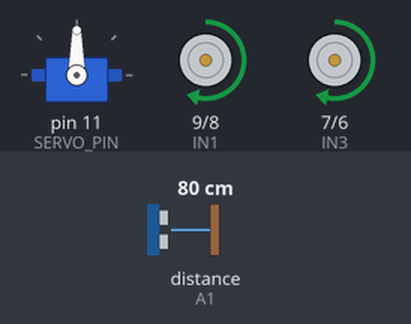
Bench run of a sketch on a simulated Arduino Uno, built with avr-gcc and run on an emulated ATmega328P. On the bench: servo, motor-driver pin pairs drawn as motors (green arrow = first pin HIGH = forward, orange = second pin HIGH = backward, longer = more drive, scaled by the enable pin). Wiring (inferred from the names in the program): ultrasonic range finder: trigger A0; echo A1. Inputs (shaded band) come from the test bench; at power-on: distance to the obstacle (sensor on A1) 80 cm. The echo pulse lasts 58.3 µs per cm.

Above: at 2.2 s.
2.3 s: distance to the obstacle (sensor on A1) set to 29 cm
3.8 s: distance to the obstacle (sensor on A1) set to 24 cm
At 5.0 s:
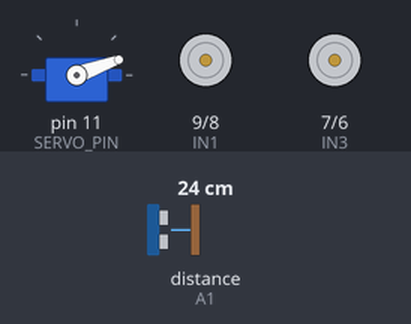
At 6.5 s:
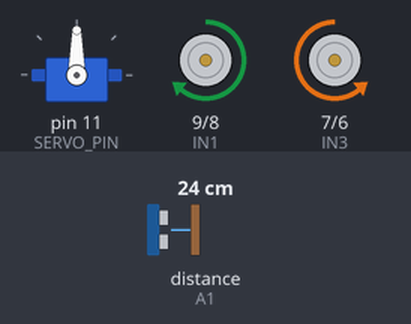
6.8 s: distance to the obstacle (sensor on A1) set to 35 cm
9.8 s: distance to the obstacle (sensor on A1) set to 2 cm
At 10.5 s:
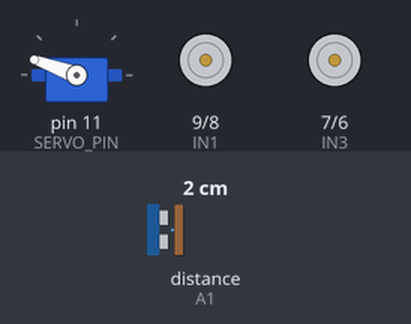
Timing chart, 0 to 13.8 s (numbered marks = the images above; inputs shaded):
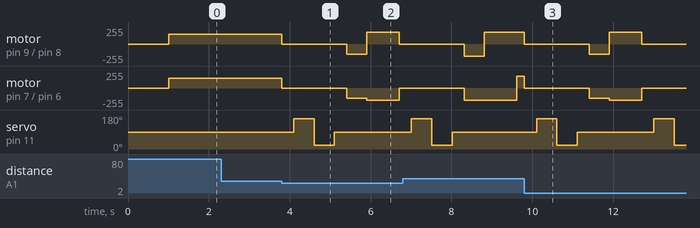

Measured:
- the behaviour switches between 27 and 26 cm on distance to the obstacle (sensor on A1) (found by bisection; images 0 and 1)
- after the input at 2.3 s, every drawn part: stays the same
- after the input at 3.8 s, motor on pin 9 (IN1) / pin 8 (IN2): forward 150/255 → stopped at once, → backward 150/255 1.6 s later, → forward 180/255 0.50 s later, → stopped 0.80 s later; motor on pin 7 (IN3) / pin 6 (IN4): forward 150/255 → stopped at once, → backward 150/255 1.6 s later, → backward 180/255 0.50 s later, → stopped 0.80 s later
- after the input at 9.8 s, motor on pin 9 (IN1) / pin 8 (IN2): forward 180/255 → stopped at once, → backward 150/255 1.6 s later, → forward 180/255 0.50 s later, → stopped 0.80 s later; motor on pin 7 (IN3) / pin 6 (IN4): forward 180/255 → stopped at once, → backward 150/255 1.6 s later, → backward 180/255 0.50 s later, → stopped 0.80 s later

The sketch:

Arduino_code.ino
```cpp
#include <Servo.h>

// ==========================================
// PIN DEFINITIONS
// ==========================================
// L293D Motor Driver Pins
const int ENA = 10; // Left Motor Speed (PWM)
const int IN1 = 9;  // Left Motor Forward
const int IN2 = 8;  // Left Motor Reverse

const int ENB = 5;  // Right Motor Speed (PWM)
const int IN3 = 7;  // Right Motor Forward
const int IN4 = 6;  // Right Motor Reverse

// HC-SR04 Ultrasonic Sensor Pins
const int TRIG_PIN = A0;
const int ECHO_PIN = A1;

// Servo Motor Pin
const int SERVO_PIN = 11;

// ==========================================
// TUNING PARAMETERS
// ==========================================
const int MIN_DISTANCE = 25;       // Minimum safe distance in centimeters
const int BASE_SPEED = 150;        // Motor speed (0-255). Lower if it moves too erratically.
const int TURN_SPEED = 180;        // Speed used when turning
const int TURN_DELAY = 400;        // Milliseconds to spin before stopping (tune this to achieve a ~90 degree turn)

// ==========================================
// GLOBAL VARIABLES
// ==========================================
Servo sensorServo;
int distanceAhead = 0;

void setup() {
  Serial.begin(9600); // For debugging

  // Initialize Motor Pins
  pinMode(ENA, OUTPUT);
  pinMode(IN1, OUTPUT);
  pinMode(IN2, OUTPUT);
  pinMode(ENB, OUTPUT);
  pinMode(IN3, OUTPUT);
  pinMode(IN4, OUTPUT);

  // Initialize Sensor Pins
  pinMode(TRIG_PIN, OUTPUT);
  pinMode(ECHO_PIN, INPUT);

  // Initialize Servo
  sensorServo.attach(SERVO_PIN);
  sensorServo.write(90); // Center the servo (Look straight ahead)
  delay(1000); // Give servo time to reach center
}

void loop() {
  // 1. Check the path straight ahead
  distanceAhead = getDistance();

  // 2. Evaluate if the path is clear
  if (distanceAhead > MIN_DISTANCE || distanceAhead == 0) {
    // Path is clear (or 0 means out of range/no echo)
    moveForward(BASE_SPEED);
  } else {
    // 3. Obstacle detected! Execute avoidance sequence
    stopMotors();
    delay(300); // Pause to settle chassis

    // Scan environment
    int leftDistance = lookLeft();
    int rightDistance = lookRight();

    // Return to center
    sensorServo.write(90);
    delay(300);

    // 4. Decide on the best path
    if (leftDistance > rightDistance && leftDistance > MIN_DISTANCE) {
      turnLeft();
    } else if (rightDistance > leftDistance && rightDistance > MIN_DISTANCE) {
      turnRight();
    } else {
      // Both sides are blocked or too close. Reverse and turn around.
      moveBackward(BASE_SPEED);
      delay(500); // Back up for half a second
      turnRight(); // Spin to escape
      turnRight(); // Spin more
    }
  }
}

// ==========================================
// MOTOR CONTROL FUNCTIONS
// ==========================================

void moveForward(int speed) {
  analogWrite(ENA, speed);
  analogWrite(ENB, speed);
  digitalWrite(IN1, HIGH);
  digitalWrite(IN2, LOW);
  digitalWrite(IN3, HIGH);
  digitalWrite(IN4, LOW);
}

void moveBackward(int speed) {
  analogWrite(ENA, speed);
  analogWrite(ENB, speed);
  digitalWrite(IN1, LOW);
  digitalWrite(IN2, HIGH);
  digitalWrite(IN3, LOW);
  digitalWrite(IN4, HIGH);
}

void turnLeft() {
  // To turn left, left wheels go backward, right wheels go forward (Zero-turn)
  analogWrite(ENA, TURN_SPEED);
  analogWrite(ENB, TURN_SPEED);
  digitalWrite(IN1, LOW);
  digitalWrite(IN2, HIGH);
  digitalWrite(IN3, HIGH);
  digitalWrite(IN4, LOW);
  delay(TURN_DELAY);
  stopMotors();
}

void turnRight() {
  // To turn right, right wheels go backward, left wheels go forward
  analogWrite(ENA, TURN_SPEED);
  analogWrite(ENB, TURN_SPEED);
  digitalWrite(IN1, HIGH);
  digitalWrite(IN2, LOW);
  digitalWrite(IN3, LOW);
  digitalWrite(IN4, HIGH);
  delay(TURN_DELAY);
  stopMotors();
}

void stopMotors() {
  digitalWrite(IN1, LOW);
  digitalWrite(IN2, LOW);
  digitalWrite(IN3, LOW);
  digitalWrite(IN4, LOW);
  analogWrite(ENA, 0);
  analogWrite(ENB, 0);
}

// ==========================================
// SENSOR & SCANNING FUNCTIONS
// ==========================================

int getDistance() {
  // Clear the trig pin
  digitalWrite(TRIG_PIN, LOW);
  delayMicroseconds(2);

  // Fire a 10 microsecond pulse
  digitalWrite(TRIG_PIN, HIGH);
  delayMicroseconds(10);
  digitalWrite(TRIG_PIN, LOW);

  // Read the echo return time
  long duration = pulseIn(ECHO_PIN, HIGH, 30000); // 30ms timeout to prevent hanging

  // Calculate distance in centimeters (Speed of sound = 343 m/s)
  int distance = duration * 0.034 / 2;

  return distance;
}

int lookLeft() {
  sensorServo.write(160); // Turn servo to the left
  delay(500);             // Wait for servo to reach position
  int distance = getDistance();
  return distance;
}

int lookRight() {
  sensorServo.write(20);  // Turn servo to the right
  delay(500);             // Wait for servo to reach position
  int distance = getDistance();
  return distance;
}
```
